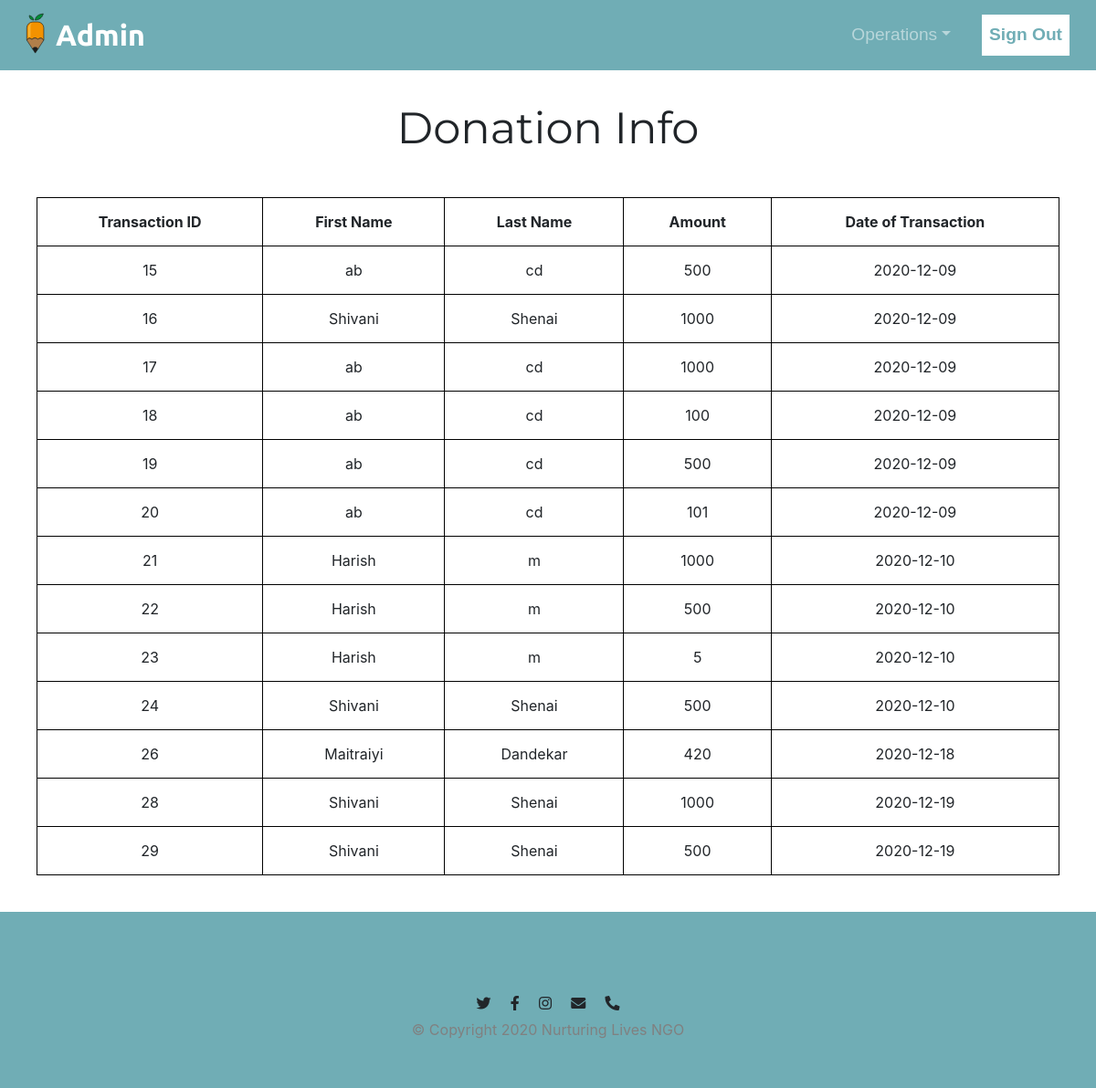
Screenshot of /donation_info.php with the database file from the repository.
### tables this page shows
CREATE TABLE `donation_amount` (
  `transaction_id` int(11) NOT NULL,
  `user_id` int(11) NOT NULL,
  `total_amount` int(100) NOT NULL,
  `date_of_transaction` date NOT NULL DEFAULT current_timestamp()
);

CREATE TABLE `users` (
  `user_id` int(11) NOT NULL,
  `first_name` varchar(100) NOT NULL,
  `last_name` varchar(100) NOT NULL,
  `email` varchar(100) NOT NULL,
  `password` varchar(200) NOT NULL,
  `dob` date NOT NULL,
  `contact` int(10) NOT NULL
);

### donation_info.php (the view, shortened to what this page needs)
<?php
        $host = "localhost:3307";
        $username = "root";
        $pass = "";
        $dbname = "ngo";
        $conn = mysqli_connect($host,$username,$pass,$dbname);
        $query = "SELECT * FROM donation_amount INNER JOIN users on donation_amount.user_id = users.user_id";
        $result = mysqli_query($conn, $query);
        $check_events = mysqli_num_rows($result) > 0;
?>
<!DOCTYPE html>
<html>
    <head>
            <link rel="stylesheet" href="https://maxcdn.bootstrapcdn.com/bootstrap/4.0.0/css/bootstrap.min.css">
            <link rel="stylesheet" href="project.css">
            <link rel="stylesheet" href="https://use.fontawesome.com/releases/v5.13.0/css/all.css">
    </head>
    <body>
        <div class="container-fluid">
            <nav class="navbar fixed-top navbar-expand-lg navbar-dark" style="background-color: #70ADB5">
                <a class="navbar-brand" href="#">
                    <img src="logo.svg" width="45" height="45" class="d-inline-block align-top" alt="" loading="lazy">Admin</a>
                <div class="collapse navbar-collapse" id="navbarSupportedContent">
                    <ul class="navbar-nav ml-auto">
                        <li class="nav-item dropdown">
                            <a class="nav-link dropdown-toggle" href="#" id="navbarDropdown" role="button" data-toggle="dropdown" aria-haspopup="true" aria-expanded="false">Operations</a>
                        </li>
                        <li class="nav-item">
                            <a class="nav-link" id="signup" href="adminlogin.php">Sign Out</a>
                        </li>
                    </ul>
                </div>
            </nav>
        </div>
        <div id="js1">
            <div class="big-heading">Donation Info
            </div>
            <div class="container-fluid">
                <table style="width:100%">
                    <tr>
                        <th>Transaction ID</th>
                        <th>First Name</th>
                        <th>Last Name</th>
                        <th>Amount</th>
                        <th>Date of Transaction</th>
                    </tr>
                    <?php
                        if($check_events)
                        {
                            while($row = mysqli_fetch_assoc($result))
                            {
                    ?>
                        <tr>
                            <td><?php echo $row['transaction_id']; ?></td>
                            <td><?php echo $row['first_name']; ?></td>
                            <td><?php echo $row['last_name']; ?></td>
                            <td><?php echo $row['total_amount']; ?></td>
                            <td><?php echo $row['date_of_transaction']; ?></td>
                        </tr>
                    <?php
                            }
                        }
                    ?>
                </table>
            </div>
                </div>
                <footer id="footer">
                    <a href="https://twitter.com/"><i class="foot fab fa-twitter"></i></a>
                    <a href="https://www.facebook.com/"><i class="foot fab fa-facebook-f"></i></a>
                    <a href="https://www.instagram.com/"><i class="foot fab fa-instagram"></i></a>
                    <i class="foot fas fa-envelope" onclick="copyToClipboard('contact@nurturinglives.org'),alert('contact info copied to clipboard')"></i>
                    <i class="foot fas fa-phone-alt" onclick="copyToClipboard('9637512841'),alert('contact info copied to clipboard')"></i>
                    <p class="p-foot">© Copyright 2020 Nurturing Lives NGO</p>
                </footer>
</body>
</html>

### project.css (style rules this page uses)
body { text-align: center; }
.container-fluid { padding:40px; }
.navbar-brand { font-family: "Ubuntu", sans-serif; font-weight: bold; font-size: 2rem; }
.nav-item { padding: 0 5px; margin:0.5rem; }
.nav-link { font-size: 1.2rem; font-family: 'Montserrat-light', sans-serif; }
#signup { background-color: white; color: #70ADB5; font-weight: bold; }
nav { margin-bottom: 0px; }
.big-heading { font-family: 'Montserrat', sans-serif; font-size: 3rem; line-height: 1.5; }
#footer { text-align: center; padding: 7% 15% 3%; background-color: #70adb5; }
.foot { margin: 1%; }
.p-foot { color: grey; }
i { color: #212529; }

### donation_info.php (style rules this page uses)
table, th, td { border: 1px solid black; border-collapse: collapse; }
th, td { padding: 1em; text-align: center; }

### rows the page displays
donation_amount: transaction_id "15", user.first_name "ab", user.last_name "cd", total_amount "500", date_of_transaction "2020-12-09"
donation_amount: transaction_id "16", user.first_name "Shivani", user.last_name "Shenai", total_amount "1000", date_of_transaction "2020-12-09"
donation_amount: transaction_id "17", user.first_name "ab", user.last_name "cd", total_amount "1000", date_of_transaction "2020-12-09"
donation_amount: transaction_id "18", user.first_name "ab", user.last_name "cd", total_amount "100", date_of_transaction "2020-12-09"
donation_amount: transaction_id "19", user.first_name "ab", user.last_name "cd", total_amount "500", date_of_transaction "2020-12-09"
donation_amount: transaction_id "20", user.first_name "ab", user.last_name "cd", total_amount "101", date_of_transaction "2020-12-09"
donation_amount: transaction_id "21", user.first_name "Harish", user.last_name "m", total_amount "1000", date_of_transaction "2020-12-10"
donation_amount: transaction_id "22", user.first_name "Harish", user.last_name "m", total_amount "500", date_of_transaction "2020-12-10"
donation_amount: transaction_id "23", user.first_name "Harish", user.last_name "m", total_amount "5", date_of_transaction "2020-12-10"
donation_amount: transaction_id "24", user.first_name "Shivani", user.last_name "Shenai", total_amount "500", date_of_transaction "2020-12-10"
donation_amount: transaction_id "26", user.first_name "Maitraiyi", user.last_name "Dandekar", total_amount "420", date_of_transaction "2020-12-18"
donation_amount: transaction_id "28", user.first_name "Shivani", user.last_name "Shenai", total_amount "1000", date_of_transaction "2020-12-19"
donation_amount: transaction_id "29", user.first_name "Shivani", user.last_name "Shenai", total_amount "500", date_of_transaction "2020-12-19"
